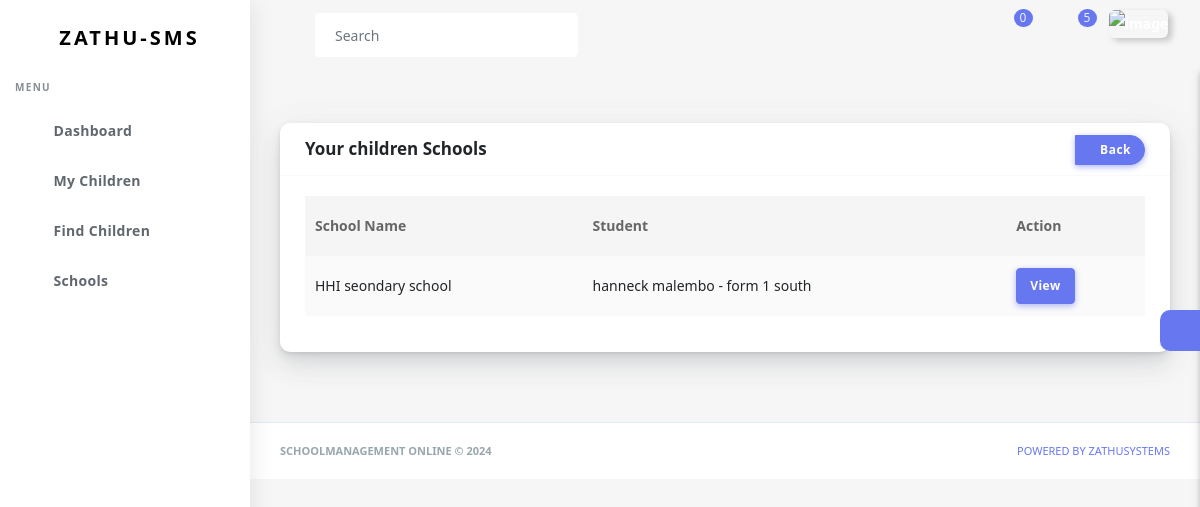
Page /parent/schools (signed in) on the committed database.
### parent/models.py (models this page shows, shortened)
class ParentStudentAccess(models.Model):
    school=models.ForeignKey(Institution, on_delete=models.CASCADE, related_name='parent_access')
    parent=models.ForeignKey(Parent, on_delete=models.CASCADE, related_name='parent_access')
    student=models.ForeignKey(Student, on_delete=models.CASCADE, related_name='parent_access', null=True, blank=True)
    approved=models.BooleanField(default=False)

### schooladminstration/models.py (models this page shows)
class Institution(models.Model):
    institution_name=models.CharField(max_length=50)
    id=models.CharField(primary_key=True, max_length=100, blank=True, unique=True, default=uuid.uuid4)
    user=models.ForeignKey(get_user_model(), on_delete=models.CASCADE, related_name='institution', blank=True, null=True, default=None)
    name_of_head=models.CharField(max_length=50, null=True, blank=True, default=None)
    name_of_principal=models.CharField(max_length=50, null=True, blank=True, default=None)
    name_of_registrar=models.CharField(max_length=50, null=True, blank=True, default=None)
    phone=models.CharField(max_length=50, null=True, blank=True)
    country=models.CharField(max_length=50, null=True, blank=True)
    city=models.CharField(max_length=50, null=True, blank=True)
    tried_subscription=models.BooleanField(default=False)
    created_at = models.DateTimeField(default=timezone.now, null=True, blank=True)
    edu=(
        ('primary education', 'Primary Education'),
        ('secondary education', 'Secondary Education'),
        ('tertialy education', 'Tertiary Education'),
    )
    edu_offer=models.CharField(max_length=20, choices=edu)
    def __str__(self):
        return self.institution_name

### student/models.py (models this page shows, shortened)
class Student(models.Model):
    u=get_user_model()
    user=models.ForeignKey(u, on_delete=models.CASCADE, related_name='student_profile', blank=True, null=True, default=None)
    school=models.ForeignKey(Institution, on_delete=models.CASCADE, related_name='students')
    first_name=models.CharField(max_length=30)
    last_name=models.CharField(max_length=30)
    phone=models.IntegerField(null=True, blank=True, default=None)
    address=models.CharField(max_length=100, null=True, blank=True, default=None)
    id_number=models.IntegerField(default=None)
    sex=(
        ('male', 'Male'),
        ('female', 'Female')
    )
    gender=models.CharField(max_length=10, choices=sex)
    created_at=models.DateTimeField(auto_now_add=True)
    def __str__(self):
        cls=self.class_students.first()
        cls=cls.class_name
        return f'{self.first_name} {self.last_name} - {cls}'

### classroom/models.py (models this page shows, shortened)
class ClassRoom(models.Model):
    school=models.ForeignKey(Institution, on_delete=models.CASCADE, related_name='classes')
    class_name=models.CharField(max_length=20)
    students=models.ManyToManyField(Student, related_name='class_students', blank=True, default=None)
    teacher_assigned=models.ForeignKey(Instructor, on_delete=models.DO_NOTHING, related_name='assigned_class', null=True, blank=True, default=False)
    date_created=models.DateTimeField(auto_now_add=True)
    class Meta:
        ordering=['class_name']
        unique_together=['teacher_assigned', 'school']

### parent/views.py (the view)
# urls.py: path('schools', schools, name='schools'),
def schools(request):
    par=Parent.objects.get(user=request.user)
    parent_accesses=ParentStudentAccess.objects.filter(parent=par)
    cont={
        'parent_accesses':parent_accesses,
    }
    return render(request, 'templates/parent/schools.html', cont)

### accounts/models.py (called while the page is built)
    def is_online(self):
        online_threshold = timezone.now() - timedelta(minutes=5)
        user_profile = get_object_or_404(CustomUser, id=self.id)
        if user_profile.last_seen:
            return user_profile.last_seen >= online_threshold
        return False

### chatapp/context_processors.py (called while the page is built)
def chat_global_data(request):
    chats=None
    if request.user.is_authenticated:
        chats=Chat.objects.filter(users=(request.user)).order_by('-udated_at')
        counter_chats=Chat.objects.filter(users=(request.user)).order_by('-udated_at')[:6]
        counter=0
        for chat in counter_chats:
            messages=chat.chat_messages.filter(receiver=request.user, seen=False)
            if messages:
                counter+=1
                continue
        return {'counter_chats':counter_chats, 'chats': chats, 'counter':counter}
    return {'mkkk': chats}

### chatapp/models.py (called while the page is built)
    def unseen_msgs(self):
        msgs=self.chat_messages.filter(seen=False)
        if msgs:
            return msgs.last()
        return None

### landing_page/context_processors.py (called while the page is built)
def global_data(request):
    ins=SystemFeature.objects.all()[0:5]
    return {'featuress': ins, }

### main/templatetags/timeago_filters.py (called while the page is built)
@register.filter
def timeago(value):
    if not isinstance(value, datetime.datetime):
        return value
    now_time = now()
    delta = now_time - value
    seconds = delta.total_seconds()
    minutes = seconds / 60
    hours = minutes / 60
    days = hours / 24
    weeks = days / 7
    months = days / 30
    years = days / 365
    if seconds < 60:
        return f"{int(seconds)}s"
    elif minutes < 60:
        return f"{int(minutes)}m"
    elif hours < 24:
        return f"{int(hours)}h"
    elif days < 7:
        return f"{int(days)}d"
    elif weeks < 4:
        return f"{int(weeks)}w"
    elif months < 12:
        return f"{int(months)}mo"
    else:
        return f"{int(years)}y"

### notifications/context_processors.py (called while the page is built)
def notif_global_data(request):
    notifs=None
    if request.user.is_authenticated:
        notifs=Notification.objects.filter(recipient=request.user).order_by('-created_at')
        counter_notifs=Notification.objects.filter(recipient=request.user).order_by('-created_at')
        counter=0
        for notif in counter_notifs:
            if notif.show_onpage:
                counter+=1
        return {'counter_notifs':counter_notifs, 'notifs': notifs, 'n_counter':counter}
    return {'mkkk': notifs}

### templates/templates/parent/schools.html (shortened to what this page needs)
{% extends 'templates/parent/dashboard/base.html' %}
{% block content %}
<section class="section">
<div class="section-body">
<div class="row">
    <div class="col-12">
      <div class="card">
        <div class="card-header">
            <h4 class="d-inline"> Your children Schools</h4>
            <div class="card-header-action">
              <div class="btn-group">
                <a href="../" class="btn btn-primary"><i class="fas fa-angle-left"></i>Back</a>
              </div>
            </div>
        </div>
        <div class="card-body">
          <div class="table-responsive">
            <table class="table table-striped table-hover" style="width:100%;">
              <thead>
                <tr>
                  <th>School Name</th>
                  <th>Student</th>
                  <th>Action</th>
                </tr>
              </thead>
              <tbody>
                {% for access in parent_accesses %}
                <tr>
                    <td>{{access.school}}</td>
                    <td>{{access.student}}</td>
                    <td><a href="{% url 'parent:school_info' access.school.id %}" class="btn btn-primary">View</a></td>
                </tr>
                {% endfor %}
              </tbody>
            </table>
          </div>
        </div>
      </div>
    </div>
  </div>
</div>
</section>
{% endblock %}

### rows in the picture
ParentStudentAccess: school "HHI seondary school", student "hanneck malembo - form 1 south"

### other values in the picture
{{ counter }} "0"
{{ n_counter }} "5"
